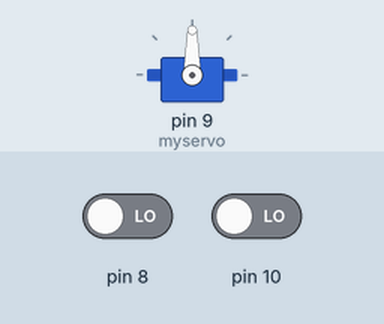
Recording of a sketch running on a simulated Arduino Uno, built with avr-gcc and run on an emulated ATmega328P. Shown: servo. The inputs (shaded band) are chosen by the test bench; at power-on: pin 8 LOW, pin 10 LOW.

Above: at 1.2 s.
1.3 s: pin 8 driven HIGH
At 2.3 s:
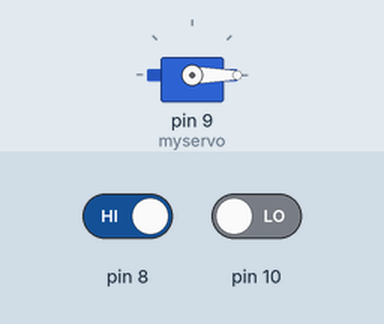
2.8 s: pin 10 driven HIGH
At 3.4 s:
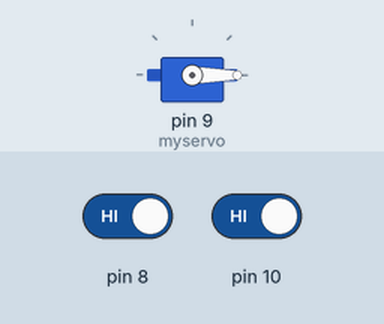
Timing chart, 0 to 58.3 s (numbered marks = the images above; inputs shaded):
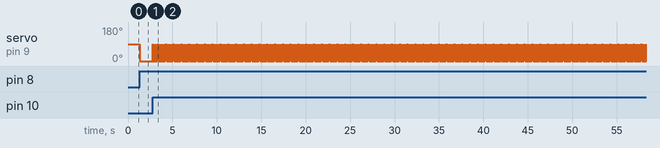

Measured:
- after the input at 1.3 s, servo on pin 9 (myservo): 90° → 0° at once
- after the input at 2.8 s, servo on pin 9 (myservo): goes 90° 0.02 s, 0° 0.31 s, 917 × (90° 0.01 s, 0° 0.05 s), 90° 0.01 s, then 0°, starting at once

The sketch:

servo2.ino
```cpp
#include <Servo.h>
Servo myservo;

void setup() {
  myservo.attach(9);

}

void loop() {
  int out;
  int out2;
  out = digitalRead(8);
  out2 = digitalRead(10);
  if (out == HIGH){
    myservo.write(0);

    // Rotate the servo to 180 degrees
    }// Wait for 2 seconds (adjustable)
  if (out2 == HIGH){
    myservo.write(90);

    // Rotate the servo to 180 degrees
    }// Wait for 2 seconds (adjustable)
}
```
